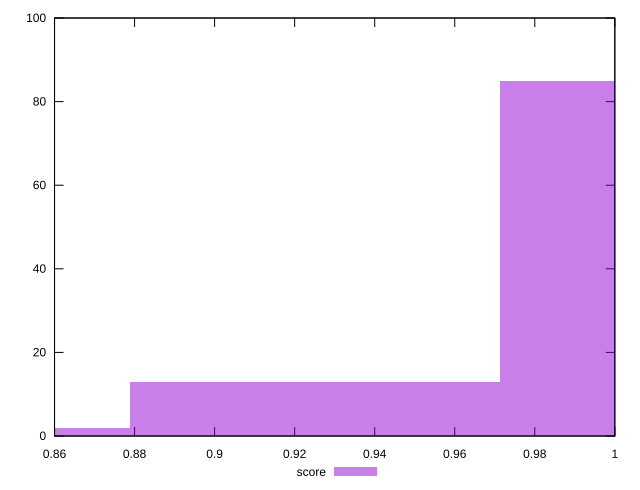

gnuplot code for this plot:
reset

$score <<EOF
1.0176032914740152 85
0.9250939013400138 13
0.8325845112060124 2
EOF

set key outside below
set boxwidth 0.09250939013400138
set xrange [0.86:1]
set yrange [0:100]
set trange [0:100]
set style fill transparent solid 0.5 noborder
set terminal svg size 640, 490 enhanced background rgb 'white'
set output "reports/report_00027_2021-02-24T12-40-31.850Z/unused-css-rules/samples/music/score/histogram.svg"

plot $score title "score" with boxes

reset
